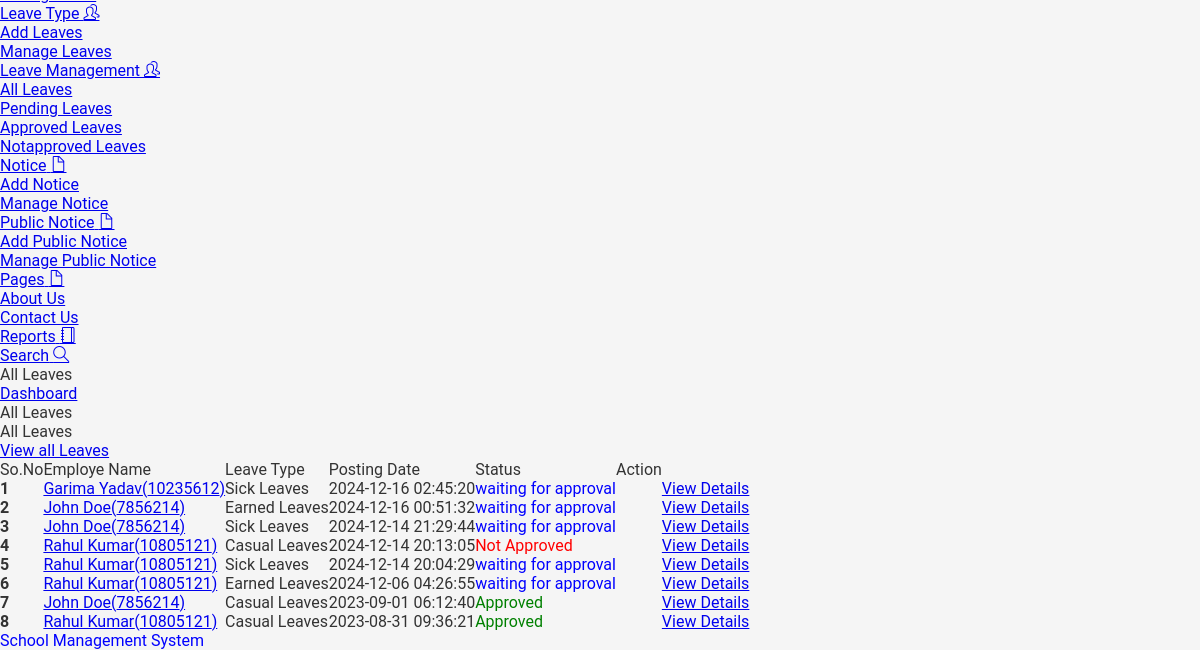
/studentms/admin/leaves.php (signed in, lower part), run on an earlier commit of the app's database.
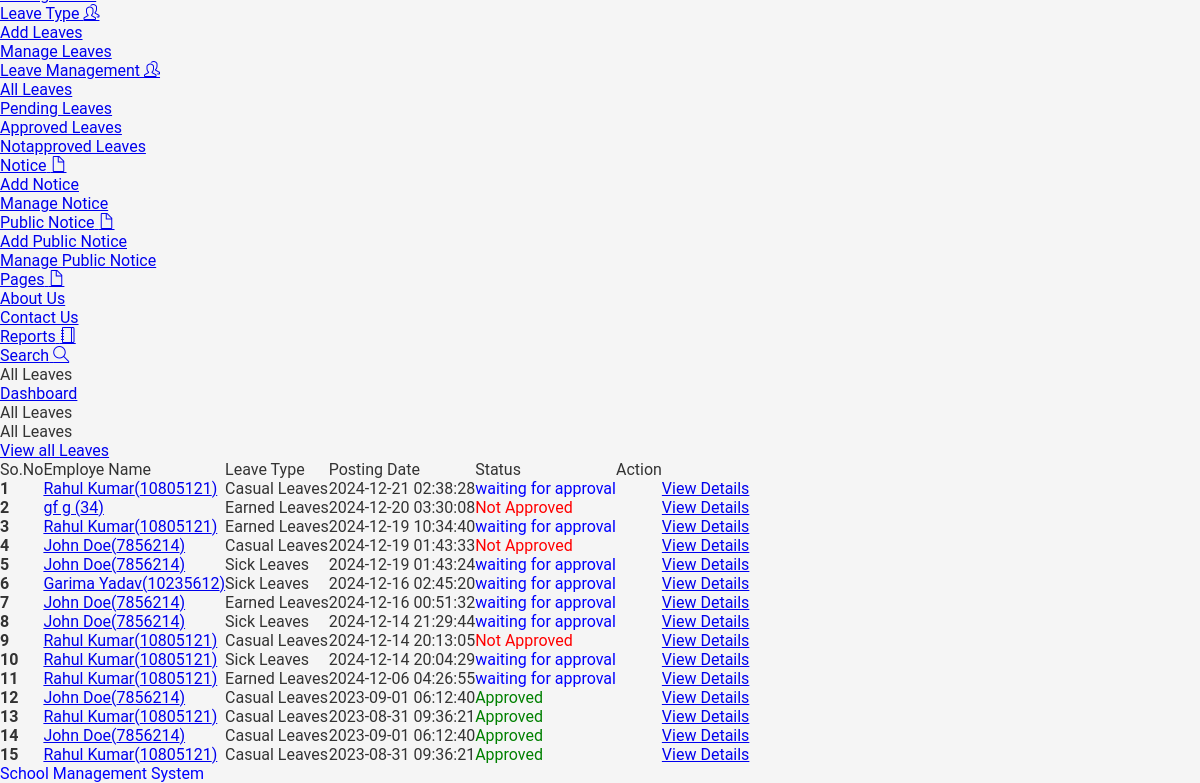
And on a later commit of the database.
### tables this page shows
CREATE TABLE IF NOT EXISTS `tblleaves` (
  `id` int NOT NULL AUTO_INCREMENT,
  `LeaveType` varchar(110) DEFAULT NULL,
  `ToDate` varchar(120) DEFAULT NULL,
  `FromDate` varchar(120) DEFAULT NULL,
  `Description` mediumtext,
  `PostingDate` timestamp NULL DEFAULT CURRENT_TIMESTAMP,
  `AdminRemark` mediumtext,
  `AdminRemarkDate` varchar(120) DEFAULT NULL,
  `Status` int DEFAULT NULL,
  `IsRead` int DEFAULT NULL,
  `empid` int DEFAULT NULL,
  PRIMARY KEY (`id`),
  KEY `empid` (`empid`)
);

CREATE TABLE IF NOT EXISTS `tblemployees` (
  `id` int NOT NULL AUTO_INCREMENT,
  `EmpId` varchar(100) NOT NULL,
  `FirstName` varchar(150) DEFAULT NULL,
  `LastName` varchar(150) DEFAULT NULL,
  `EmailId` varchar(200) DEFAULT NULL,
  `ClassId` int DEFAULT NULL,
  `Password` varchar(180) DEFAULT NULL,
  `Gender` varchar(100) DEFAULT NULL,
  `Dob` varchar(100) DEFAULT NULL,
  `Subjects` varchar(255) DEFAULT NULL,
  `Address` varchar(255) DEFAULT NULL,
  `City` varchar(200) DEFAULT NULL,
  `Country` varchar(150) DEFAULT NULL,
  `Phonenumber` char(11) DEFAULT NULL,
  `Status` int DEFAULT NULL,
  `RegDate` timestamp NULL DEFAULT CURRENT_TIMESTAMP,
  PRIMARY KEY (`id`)
);

### studentms/admin/leaves.php (the view, shortened to what this page needs)
<?php
include('includes/dbconnection.php');
if(strlen($_SESSION['sturecmsaid'])==0)
    {
header('location:index.php');
}
else{
 ?>
<!DOCTYPE html>
<html lang="en">
    <head>
    <link rel="stylesheet" href="vendors/simple-line-icons/css/simple-line-icons.css">
    <link rel="stylesheet" href="vendors/flag-icon-css/css/flag-icon.min.css">
    <link rel="stylesheet" href="vendors/css/vendor.bundle.base.css">
    <link rel="stylesheet" href="./vendors/daterangepicker/daterangepicker.css">
    <link rel="stylesheet" href="./vendors/chartist/chartist.min.css">
    <link rel="stylesheet" href="./css/style.css">
    </head>
    <body>
    <div class="container-scroller">
      <div class="container-fluid page-body-wrapper">
        <?php include_once('includes/sidebar.php');?>
        <div class="main-panel">
          <div class="content-wrapper">
             <div class="page-header">
              <h3 class="page-title"> All Leaves</h3>
              <nav aria-label="breadcrumb">
                <ol class="breadcrumb">
                  <li class="breadcrumb-item"><a href="dashboard.php">Dashboard</a></li>
                  <li class="breadcrumb-item active" aria-current="page"> All Leaves</li>
                </ol>
              </nav>
            </div>
            <div class="row">
              <div class="col-md-12 grid-margin stretch-card">
                <div class="card">
                  <div class="card-body">
                    <div class="d-sm-flex align-items-center mb-4">
                      <h4 class="card-title mb-sm-0">All Leaves</h4>
                      <a href="#" class="text-dark ml-auto mb-3 mb-sm-0"> View all Leaves</a>
                    </div>
                    <div class="table-responsive border rounded p-1">
                      <table class="table">
                                        <tr>
                                            <th class="font-weight-bold">So.No</th>
                                            <th class="font-weight-bold">Employe Name</th>
                                            <th class="font-weight-bold">Leave Type</th>
                                             <th class="font-weight-bold">Posting Date</th>
                                            <th class="font-weight-bold">Status</th>
                                            <th class="font-weight-bold">Action</th>
                                        </tr>
                                    <tbody>
<?php $sql = "SELECT tblleaves.id as lid,tblemployees.FirstName,tblemployees.LastName,tblemployees.EmpId,tblemployees.id,tblleaves.LeaveType,tblleaves.PostingDate,tblleaves.Status from tblleaves join tblemployees on tblleaves.empid=tblemployees.id order by lid desc";
$query = $dbh -> prepare($sql);
$query->execute();
$results=$query->fetchAll(PDO::FETCH_OBJ);
$cnt=1;
if($query->rowCount() > 0)
{
foreach($results as $result)
{
      ?>
                                        <tr>
                                            <td> <b><?php echo htmlentities($cnt);?></b></td>
                                              <td><a href="editemployee.php?empid=<?php echo htmlentities($result->id);?>" target="_blank"><?php echo htmlentities($result->FirstName." ".$result->LastName);?>(<?php echo htmlentities($result->EmpId);?>)</a></td>
                                            <td><?php echo htmlentities($result->LeaveType);?></td>
                                            <td><?php echo htmlentities($result->PostingDate);?></td>
                                                                       <td><?php $stats=$result->Status;
if($stats==1){
                                             ?>
                                                 <span style="color: green">Approved</span>
                                                 <?php } if($stats==2)  { ?>
                                                <span style="color: red">Not Approved</span>
                                                 <?php } if($stats==0)  { ?>
 <span style="color: blue">waiting for approval</span>
 <?php } ?>
                                             </td>
          <td>
           <td><a href="leave-details.php?leaveid=<?php echo htmlentities($result->lid);?>" class="btn btn-primary mr-2"  > View Details</a></td>
                                    </tr>
                                         <?php $cnt++;} }?>
                                    </tbody>
                                </table>
                            </div>
                        </div>
                    </div>
                </div>
        </div>
          <?php include_once('includes/footer.php');?>
        </div>
      </div>
    </div>
    </body>
</html>
<?php } ?>

What changed in the data, as far as the page shows it:
added tblleaves: tblemployees.FirstName+LastName "Rahul Kumar", tblemployees.EmpId "10805121", LeaveType "Casual Leaves", PostingDate "2024-12-21 02:38:28", Status "waiting for approval"
added tblleaves: tblemployees.FirstName+LastName "gf g", tblemployees.EmpId "34", LeaveType "Earned Leaves", PostingDate "2024-12-20 03:30:08", Status "Not Approved"
added tblleaves: tblemployees.FirstName+LastName "Rahul Kumar", tblemployees.EmpId "10805121", LeaveType "Earned Leaves", PostingDate "2024-12-19 10:34:40", Status "waiting for approval"
added tblleaves: tblemployees.FirstName+LastName "John Doe", tblemployees.EmpId "7856214", LeaveType "Casual Leaves", PostingDate "2024-12-19 01:43:33", Status "Not Approved"
added tblleaves: tblemployees.FirstName+LastName "John Doe", tblemployees.EmpId "7856214", LeaveType "Sick Leaves", PostingDate "2024-12-19 01:43:24", Status "waiting for approval"
added tblleaves: tblemployees.FirstName+LastName "John Doe", tblemployees.EmpId "7856214", LeaveType "Casual Leaves", PostingDate "2023-09-01 06:12:40", Status "Approved"
added tblleaves: tblemployees.FirstName+LastName "Rahul Kumar", tblemployees.EmpId "10805121", LeaveType "Casual Leaves", PostingDate "2023-08-31 09:36:21", Status "Approved"
